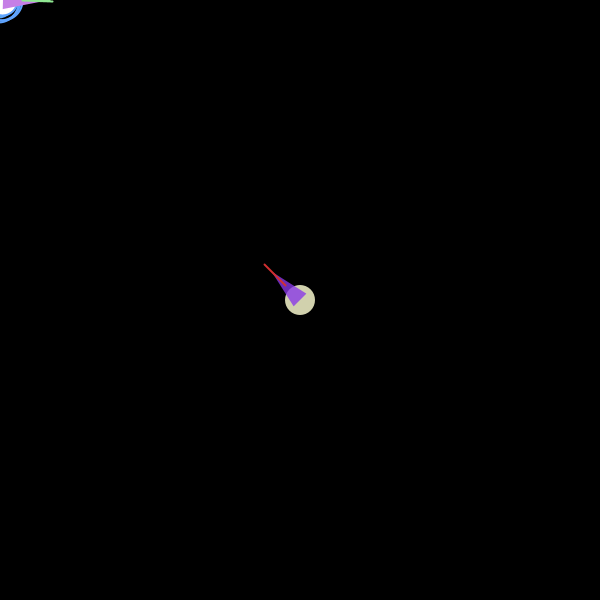
Frame 1 (no input)
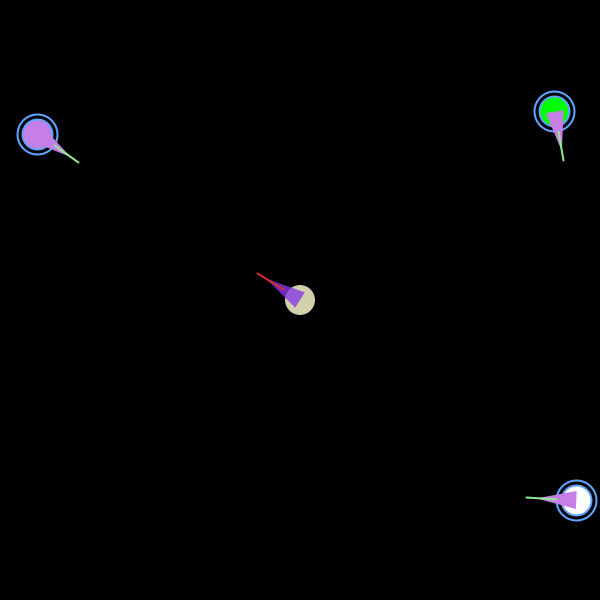
Frame 60 (the mouse pressed at the canvas centre just before this capture)
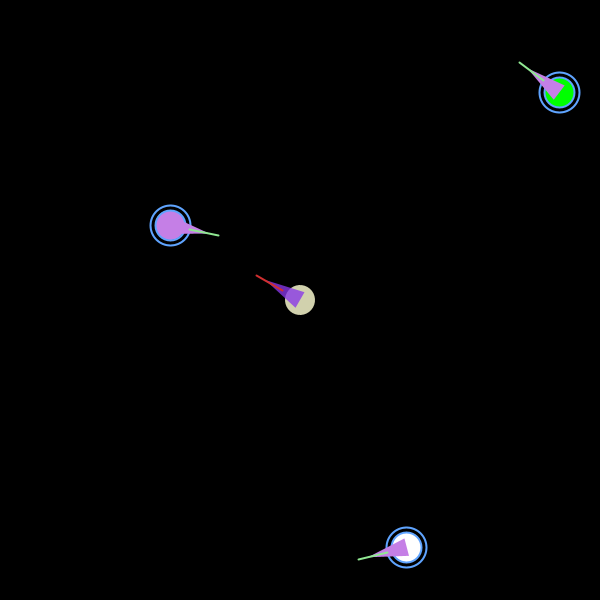
Frame 120 (the mouse held since frame 60 and released just before this capture)

The Processing sketch that drew these frames (run headless with seeded random() and noise(); from frame 60 on, the mouse is pressed at the canvas centre):

// Processing sketch: behaviors_z
// ── behaviors_z.pde
Agent vehicle;
Enemy villian;
Agent mover;
float attraction = 1.0;
Agent delivery;

void setup() {
  size(600, 600);
  attraction = random(0, 1);
  vehicle = new Agent(width/2, height/2);
  villian = new Enemy(width/2, height/2, attraction);
  mover = new Agent(width/2, 200);
  delivery = new Agent(100, 300);
}



void draw() {
  background(0);

  delivery.checkSides();
  mover.checkSides();
  vehicle.checkSides();
  PVector mouse = new PVector(mouseX, mouseY);

  //mover.walk();  // random walk  //white
  mover.wander(); 
  delivery.walk();
  delivery.flee(mouse); 
  delivery.evade(vehicle);
  //vehicle.seek(mouse);
  //vehicle.arrive(mouse);
  vehicle.walk();
  vehicle.pursue(mover);

  delivery.update();
  vehicle.update();
  villian.update(vehicle); //center
  mover.update();

  delivery.render(0, 255, 0); // the green flee
  villian.render(vehicle.velocity, 1.0, vehicle);
  vehicle.render(197, 127, 230);  //purple
  mover.render(255, 255, 255); // white, captured
}


// ── Agent.pde
class Agent {

  PVector location;
  PVector velocity;
  PVector acceleration;
  PVector v;

  int bigC, littleC;
  float max, radSec;
  float maxSpeed = 5.0;
  float maxForce = 3.0;
  float maxPursue = 20.0;
  float maxEvade = 10.0;
  float wandertheta;
  PVector noiseoff;
  color skin;

  Agent(int x, int y) {

    acceleration = new PVector(0, 0);
    location = new PVector(0, 0);
    velocity = new PVector(0, 0);
    bigC = 40;
    littleC = 30;
    max = 3;
    noiseoff = new PVector(random(1000), random(1000));
    wandertheta = 0;
  }

  void update() {
    /*
    PVector mouse = new PVector(mouseX, mouseY);
     PVector dir = PVector.sub(mouse, location);
     dir.normalize();
     dir.mult(4);
     acceleration = dir;
     */
    velocity.add(acceleration);
    velocity.limit(max);
    location.add(velocity);
    acceleration.mult(0);
  }
  void applyForce(PVector force) {
    //mass here
    acceleration.add(force);
  }

  void walk() {
    velocity.x = map(noise(noiseoff.x), 0, 1, -1, 1);
    velocity.y = map(noise(noiseoff.y), 0, 1, -1, 1);
    velocity.mult(5);
    noiseoff.add(0.01, 0.01, 0);
    //constrain
  }

  void seek(PVector target) {
    PVector desired = PVector.sub(target, location);
    desired.normalize();
    desired.mult(maxSpeed);
    PVector steering = PVector.sub(desired, velocity);
    steering.limit(maxForce);
    applyForce(steering);
  }

  void arrive(PVector target) {
    PVector desired = PVector.sub(target, location);
    float d = desired.mag();
    if (d < 100) {
      float m = map(d, 0, 100, 0, maxSpeed);
      desired.setMag(m);
    } else {
      desired.setMag(maxSpeed);
    }
    PVector steering = PVector.sub(desired, velocity);
    steering.limit(maxForce);
    applyForce(steering);
  }

  void flee(PVector target) {

    PVector t = target.get();

    PVector steering;
    //PVector desired = PVector.sub(t, location);
    PVector desired = PVector.sub(location, t);
   float distance = desired.mag();
    //distance = constrain(distance, 5, 50);
    /*
    desired.normalize();
    desired.mult(maxSpeed);
    steering = PVector.sub(desired, velocity); */

    if (distance > 0 && distance < 150) {
      desired.setMag(maxSpeed);  //<- this max force might be greater to flee more quickly
      // steering = PVector.sub(velocity, desired);
     
      steering = PVector.sub(desired, velocity);
    } else {
      steering = new PVector(0, 0);
    }
    // don't really need this line of code bc already checking this distance
    //steering.limit(maxForce);  //<- this max force might be greater to flee more quickly
    applyForce(steering);
  }

  void wander() {
   
    float wanderR = 25;  //smooth undulating to ballroom dancing  
     float wanderD = 80;    // distance from the wander circle
     float change = 0.3;
     wandertheta += random(-change, change);    // randomly changes wander theta
     
     // now calculare the new location to steering towards on circle
     PVector circleloc = velocity.get(); // starting velocity
     circleloc.normalize();
     circleloc.mult(wanderD);
     circleloc.add(location);
     
    // float h = velocity.heading2D(); // We need to know the heading to offset wandertheta
     PVector circleOffSet = new PVector(wanderR*cos(wandertheta), wanderR*sin(wandertheta));
     PVector target = PVector.add(circleloc, circleOffSet);
     seek(target);
     
  }

  void pursue(Agent a) {
/*
    PVector steer = new PVector();
    Agent boid = a;
    steer = PVector.sub(a.location, location); // get the velocity
    steer.normalize(); // normalize it
    steer.mult(maxPursue); // how far ahead are we looking?
    PVector predictLoc = PVector.add(a.location, steer);
    arrive(predictLoc); 
    */
     PVector avel = a.velocity;
     avel.normalize();
     avel.mult(10);
     PVector predictedLoc = PVector.add(a.location, avel);
     arrive(predictedLoc); 
     
  }

  void evade(Agent a) {
    PVector steer = new PVector();
    //Agent predator = a;

    //PVector d = PVector.sub(location, predator.location);
   
    PVector d = PVector.sub(a.location, location);
    float distance = d.mag();
    
    d.setMag(maxEvade);
    PVector predictLoc = PVector.add(a.location, d);
    flee(predictLoc);
    
    /* 
    // the look ahead time is proportional to the distance btwn the 2
    //the look ahead time is inversly proportional to the sum of the speed of the 2

    PVector vels = PVector.add(a.velocity, velocity);
    
    PVector lookAheadTime = PVector.div(vels, distance);
    PVector avel = a.velocity.get();
    // flee away from future position of the two
    PVector target = location + avel * lookAheadTime;
    
    flee(target);
    */
    
    
    /*

    if ( distance < 150) {
      //increase speed
      PVector avel = a.velocity.get();
      avel.setMag(maxEvade);
      PVector predictLoc = PVector.add(a.location, avel);
      flee(predictLoc);
      /*
      steer = flee(predator.location); // <-- address where it drops out
       steer.mult(maxEvade);  // <-- address where it drops out
     
    } else {
      steer = new PVector(0, 0);
      applyForce(steer);
    }
    
    */
  }

  void render(int r, int g, int b) {
    skin = color(r, g, b);
    // Draw a triangle rotated in the direction of velocity
    float theta = velocity.heading2D() + PI/2;
    stroke(95, 164, 255);
    strokeWeight(2);
    noFill();
    pushMatrix();
    translate(location.x, location.y);
    ellipse(0, 0, bigC, bigC); //variable ellipse(location.x, location.y, bigC, bigC); //variable 
    fill(skin);
    //fill(95, 164, 255);
    ellipse(0, 0, littleC, littleC); //variable ellipse(location.x, location.y, bigC, bigC); //variable 
    noFill();
    //fill(skin);

    fill(197, 127, 230);
    noStroke(); 

    radSec = 0;
    rotate(theta);
    //rotate(radians(radSec));  // use this to rotate for time
    triangle( -9, 0, 0, -40, 9, 0);
    stroke(144, 232, 146);
    line(0, -20, 0, -50);
    popMatrix();
  }

  void checkSides() {

    if (location.x > width) {
      location.x = 0;
    }

    if (location.x < 0) {
      location.x = width;
    }

    if (location.y > height) {
      location.y = 0;
    }
    if (location.y < 0) {
      location.y = height;
    }
  }
}


// ── Enemy.pde
class Enemy {
  PVector location;
  PVector velocity;
  PVector acceleration;
  PVector v, turn;
  PVector agentLoc, dir;
  int bigC, littleC; // ellipse widths
  float max;  //max speed
  float angle, radSec, distAgent, pastDist, attract;
  float xX, yY;

  Enemy(int x, int y, float attract) {
    location = new PVector(x, y);
    velocity = new PVector(0, 0);
    bigC = 40;
    littleC = 30;
    max = 10;
    attract = attraction;
  }

  void update(Agent a) {
    
    //PVector dir = PVector.sub(location, a.location);
    //dir.normalize();
    //angle = a.velocity.heading();
    //angle = a.velocity.heading2D();
    //angle = atan2(a.location.y, a.location.x) * -1;
    /*
    agentLoc = new PVector(a.location.x, a.location.y);
    dir = PVector.sub(agentLoc, location);
    distAgent = dir.mag();
    pastDist = distAgent;
    turn = PVector.mult(dir, attract/distAgent);
    turn.add(random(0.1), random(0.1), 0);
    velocity.add(turn);
    velocity.normalize();
    */
    float dx = a.location.x - location.x;
    float dy = a.location.y - location.y;
    
    angle = atan2(dy, dx);
    angle += radians(90);
    
   
    //location.x = mouseX - (cos(angle));
    //location.y = mouseY - (sin(angle));
    
    //rotate2D(a.velocity);
    
  }
  
  void rotate2D(PVector v){

    float m = v.mag();
    float a = v.heading2D();
    //a += theta;
    
    v.x = m * cos(a);
    v.y = m * sin(a);
    
  
    /*
    float xTemp = v.x;
    v.x = v.x*cos(theta) - v.y*sin(theta);
    v.y = xTemp*sin(theta) + v.y*cos(theta);
    */
    
  }
  
  
  
  void render(PVector v, float scayl, Agent a) {
    noStroke();
    noFill();
    pushMatrix();
    translate(location.x, location.y);
    //rotate(a.velocity.heading2D());
    //angle = a.velocity.heading2D() + PI/2;
    //float len = v.mag()*scayl;
    rotate(angle);
    ellipse(0, 0, bigC, bigC); //variable ellipse(location.x, location.y, bigC, bigC); //variable 
    fill(209, 209, 173);
    ellipse(0, 0, littleC, littleC); //variable ellipse(location.x, location.y, bigC, bigC); //variable 
    fill(137, 55, 232, 200);
    noStroke();
   
    triangle( -9, 0, 0, -40, 9, 0);
    stroke(209, 47, 48);
    line(0, -20, 0, -50);
    popMatrix();
  }
}
